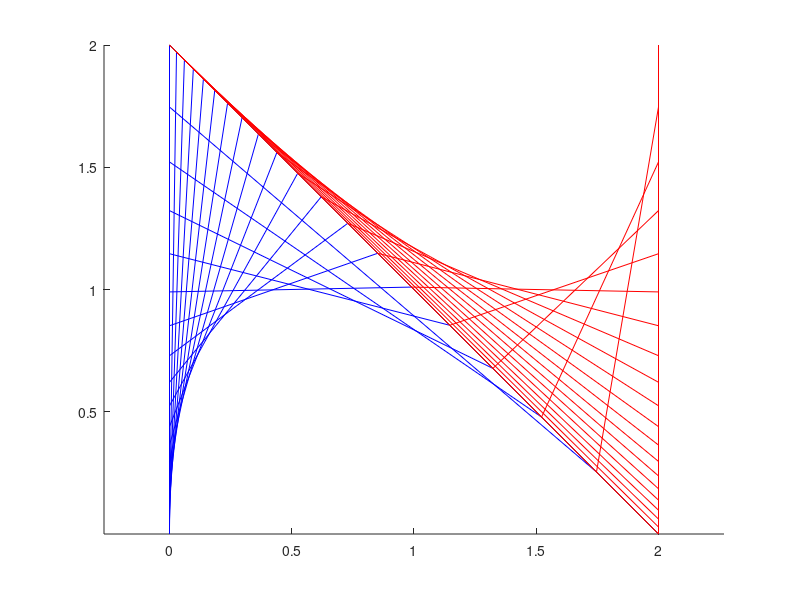

This chart was generated by the following MATLAB code:
function pattern2()
%%
clc;
clear all;
close all;

%%
figure
hold on
axis equal;

%%
p = [0 0; 0 2; 2 0];
N = 20;

plot(p(:,1), p(:,2));

t1 = logspace(0, 1, N);
t2 = logspace(0, 1, N);
t1 = (t1 - 1)./9;
t2 = (t2 - 1)./9;

for i = 1:N
    a = p(1,:) + t1(i)*(p(2,:)-p(1,:));
    b = p(2,:) + t2(i)*(p(3,:)-p(2,:));
    x = [a;b];
    plot(x(:,1), x(:,2),'b')
end

%%
% Another half
p = [0 2; 2 0; 2 2]; % saddle
%p = [2 2; 0 2; 2 0]; % swiftlet
N = 20;

plot(p(:,1), p(:,2));

t1 = logspace(0, 1, N);
t2 = logspace(0, 1, N);
t1 = (t1 - 1)./9;
t2 = (t2 - 1)./9;

for i = 1:N
    a = p(1,:) + t1(i)*(p(2,:)-p(1,:));
    b = p(2,:) + t2(i)*(p(3,:)-p(2,:));
    x = [a;b];
    plot(x(:,1), x(:,2),'r')
end

end